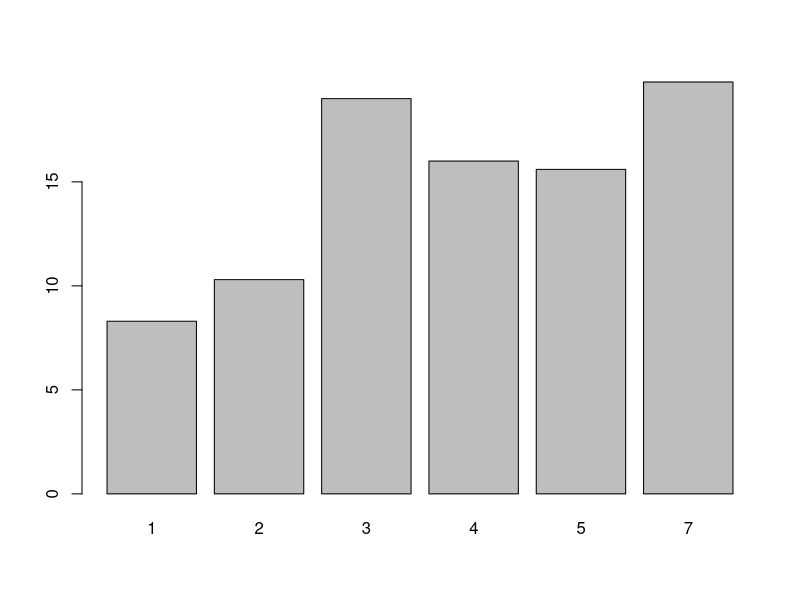
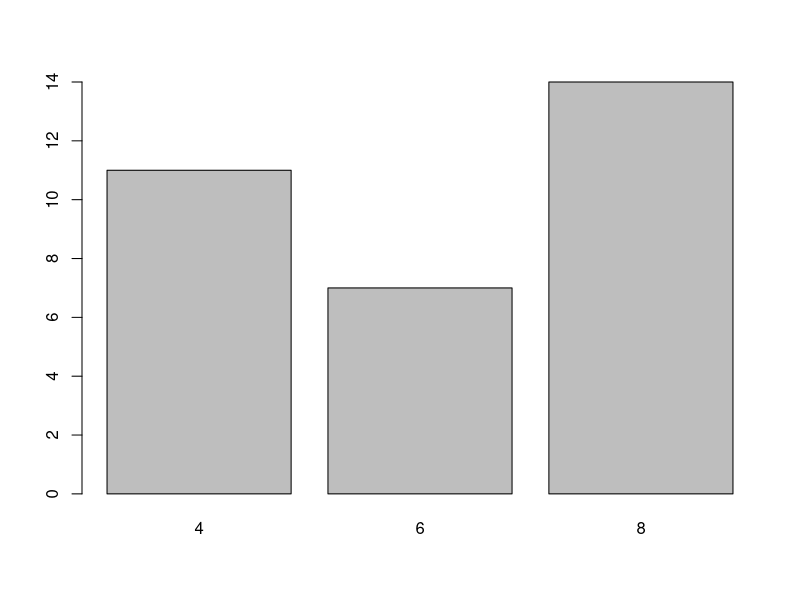
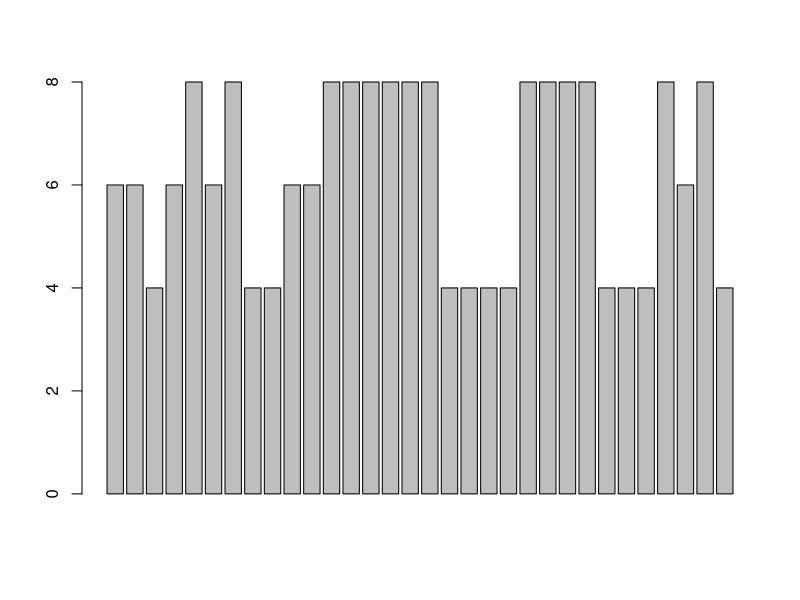

Recreate these plots in R, in order. (Note: this script raises an error after producing the figures.)
#Creating Bar Graphs
getwd()
labdir<-"C:/Users/ebelw/Documents/RPI/2020_1_Spring/Data Analytics/GitRepo/Lab 1 Part 2"
setwd(labdir)

#default bargraph function
barplot(BOD$demand,names.arg = BOD$Time)

mtcars$cyl
table(mtcars$cyl) #table w/ frequency of occurence
barplot(table(mtcars$cyl)) #bar plot from counts
barplot(mtcars$cyl) #Does NOT work!!

qplot(mtcars$cyl) #plotting continuous numerical value
qplot(factor(mtcars$cyl)) #plotting only represented discrete value
qplot(factor(mtcars$cyl),data=mtcars) #No difference..
#Best, adds count axis
ggplot(mtcars,aes(x=factor(cyl))) + geom_bar()
